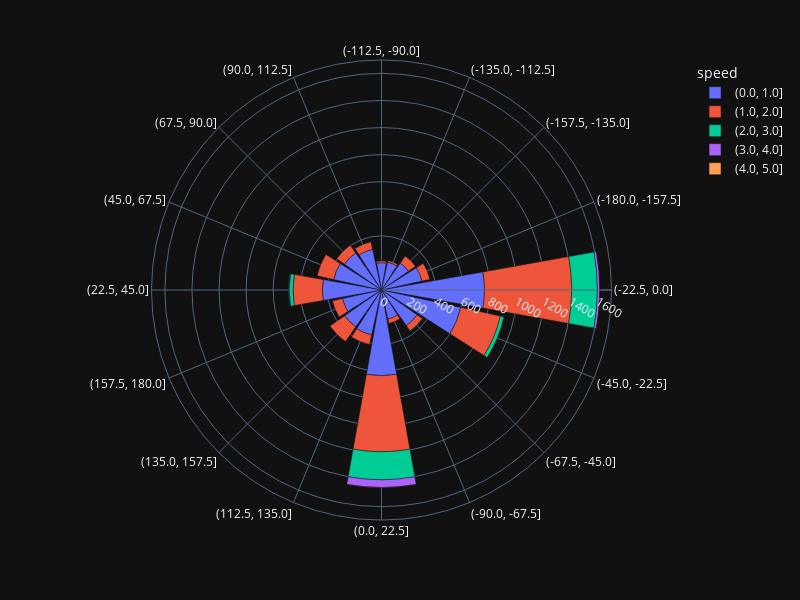

Notebook code for this chart:
### Code cell
import pandas as pd
import numpy as np
import plotly.express as px
import xarray as xr


# Convert xarray DataArrays to pandas DataFrame
df = pd.DataFrame({'speed': wind_speed.values, 'direction': wind_direction.values})

# Bin the data in terms of direction and wind speed to obtain frequencies
direction_bins = pd.cut(df['direction'], bins=np.arange(-180, 180.1, 22.5), right=True).astype(str)
speed_bins = pd.cut(df['speed'], bins=np.arange(0, df['speed'].max() + 1.1, 1), right=True).astype(str)

# Calculate frequencies
frequency_df = df.groupby([direction_bins, speed_bins]).size().reset_index(name='frequency')

# Create the wind rose chart
fig = px.bar_polar(frequency_df, 
                   r='frequency', 
                   theta='direction', 
                   color='speed', 
                   template='plotly_dark')

# Update the layout to make it rectangular
fig.update_layout(
    width=800,  # Set the width to 700 pixels
    height=600,  # Set the height to 1000 pixels
)

fig.show()

### Figure 1 — Plotly figure (JSON) as saved in the notebook; plotly's stock layout.template omitted (floating-point values rounded to 4 significant figures)
{"data": [{"hovertemplate": "speed=(0.0, 1.0]<br>frequency=%{r}<br>direction=%{theta}<extra></extra>", "legendgroup": "(0.0, 1.0]", "marker": {"color": "#636efa", "pattern": {"shape": ""}}, "name": "(0.0, 1.0]", "r": [202, 211, 243, 306, 761, 600, 321, 220, 633, 340, 332, 295, 437, 362, 334, 308], "showlegend": true, "subplot": "polar", "theta": ["(-112.5, -90.0]", "(-135.0, -112.5]", "(-157.5, -135.0]", "(-180.0, -157.5]", "(-22.5, 0.0]", "(-45.0, -22.5]", "(-67.5, -45.0]", "(-90.0, -67.5]", "(0.0, 22.5]", "(112.5, 135.0]", "(135.0, 157.5]", "(157.5, 180.0]", "(22.5, 45.0]", "(45.0, 67.5]", "(67.5, 90.0]", "(90.0, 112.5]"], "type": "barpolar"}, {"hovertemplate": "speed=(1.0, 2.0]<br>frequency=%{r}<br>direction=%{theta}<extra></extra>", "legendgroup": "(1.0, 2.0]", "marker": {"color": "#EF553B", "pattern": {"shape": ""}}, "name": "(1.0, 2.0]", "r": [13, 13, 63, 60, 644, 299, 48, 33, 562, 72, 132, 76, 217, 125, 70, 56], "showlegend": true, "subplot": "polar", "theta": ["(-112.5, -90.0]", "(-135.0, -112.5]", "(-157.5, -135.0]", "(-180.0, -157.5]", "(-22.5, 0.0]", "(-45.0, -22.5]", "(-67.5, -45.0]", "(-90.0, -67.5]", "(0.0, 22.5]", "(112.5, 135.0]", "(135.0, 157.5]", "(157.5, 180.0]", "(22.5, 45.0]", "(45.0, 67.5]", "(67.5, 90.0]", "(90.0, 112.5]"], "type": "barpolar"}, {"hovertemplate": "speed=(2.0, 3.0]<br>frequency=%{r}<br>direction=%{theta}<extra></extra>", "legendgroup": "(2.0, 3.0]", "marker": {"color": "#00cc96", "pattern": {"shape": ""}}, "name": "(2.0, 3.0]", "r": [190, 27, 4, 207, 29], "showlegend": true, "subplot": "polar", "theta": ["(-22.5, 0.0]", "(-45.0, -22.5]", "(-67.5, -45.0]", "(0.0, 22.5]", "(22.5, 45.0]"], "type": "barpolar"}, {"hovertemplate": "speed=(3.0, 4.0]<br>frequency=%{r}<br>direction=%{theta}<extra></extra>", "legendgroup": "(3.0, 4.0]", "marker": {"color": "#ab63fa", "pattern": {"shape": ""}}, "name": "(3.0, 4.0]", "r": [18, 57, 4], "showlegend": true, "subplot": "polar", "theta": ["(-22.5, 0.0]", "(0.0, 22.5]", "(22.5, 45.0]"], "type": "barpolar"}, {"hovertemplate": "speed=(4.0, 5.0]<br>frequency=%{r}<br>direction=%{theta}<extra></extra>", "legendgroup": "(4.0, 5.0]", "marker": {"color": "#FFA15A", "pattern": {"shape": ""}}, "name": "(4.0, 5.0]", "r": [1, 3], "showlegend": true, "subplot": "polar", "theta": ["(-22.5, 0.0]", "(0.0, 22.5]"], "type": "barpolar"}], "layout": {"barmode": "relative", "height": 600, "legend": {"title": {"text": "speed"}, "tracegroupgap": 0}, "margin": {"t": 60}, "polar": {"angularaxis": {"direction": "clockwise", "rotation": 90}, "domain": {"x": [0, 1], "y": [0, 1]}}, "width": 800}}
